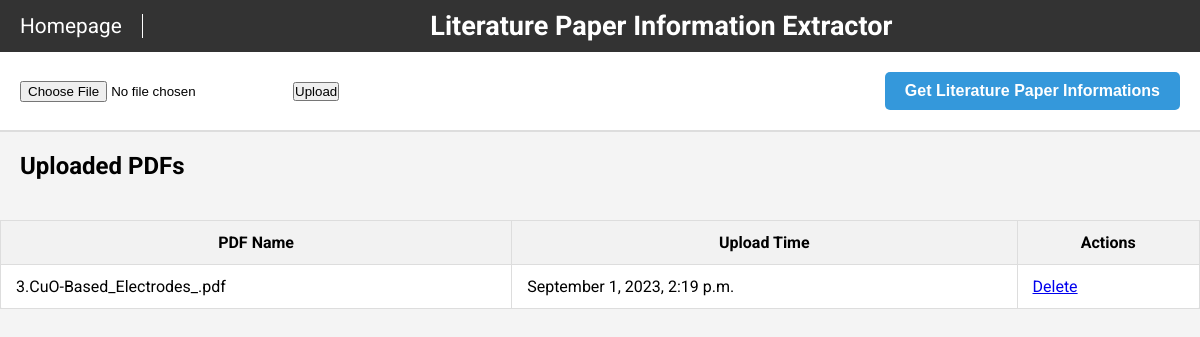
The app's page /Paper_Extractor/extract/, older data.
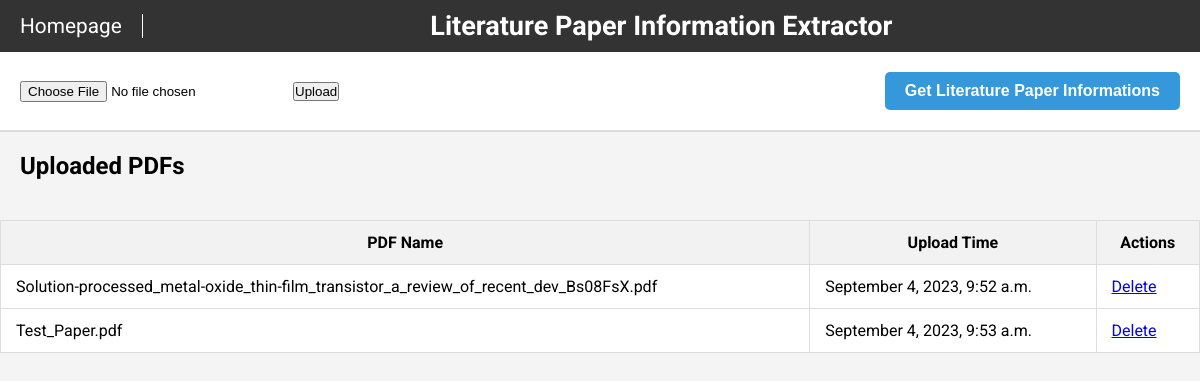
The same page, newer data.
### Paper_Extractor/models.py (models this page shows)
class UploadedPDF(models.Model):
    pdf_file = models.FileField(upload_to='uploaded_pdfs/')
    upload_time = models.DateTimeField(auto_now_add=True)
    @property
    def file_name(self):
        return os.path.basename(self.pdf_file.name)

### Paper_Extractor/views.py (the view)
# urls.py: path('extract/', views.display_upload_page, name='display_upload'),
def display_upload_page(request):
    all_pdfs = UploadedPDF.objects.all()
    return render(request, 'Paper_Extractor/upload.html', {'all_pdfs': all_pdfs})

### Paper_Extractor/templates/Paper_Extractor/upload.html (shortened to what this page needs)
<!DOCTYPE html>
<html lang="en">
<head>
</head>
<body>
    <div class="title-bar">
        <a href="/" class="home-link">Homepage</a>
        <h1>Literature Paper Information Extractor</h1>
    </div>
    <div class="upload-section">
        <form action="{% url 'Paper_Extractor:upload_pdf' %}" method="post" enctype="multipart/form-data" style="display: flex; align-items: center; gap: 20px;">
            <input type="file" name="pdf_file">
            <input type="submit" value="Upload">
        </form>
        <button class="info-button" onclick="location.href='{% url 'Paper_Extractor:extract_dois' %}'">Get Literature Paper Informations</button>
    </div>
    <h2 style="padding: 20px;">Uploaded PDFs</h2>
    <table class="pdf-table">
        <thead>
            <tr>
                <th>PDF Name</th>
                <th>Upload Time</th>
                <th>Actions</th>
            </tr>
        </thead>
        <tbody>
            {% for pdf in all_pdfs %}
            <tr>
                <td>{{ pdf.file_name }}</td>
                <td>{{ pdf.upload_time|date:"F j, Y, P" }}</td>
                <td><a href="{% url 'Paper_Extractor:delete_pdf' pdf.id %}">Delete</a></td>
            </tr>
            {% endfor %}
        </tbody>
    </table>

Row changes from the older to the newer data that the page shows:
removed UploadedPDF: file_name "3.CuO-Based_Electrodes_.pdf", upload_time "September 1, 2023, 2:19 p.m."
added UploadedPDF: file_name "Solution-processed_metal-oxide_thin-film_transistor_a_review_of_recent_dev_Bs08FsX.pdf", upload_time "September 4, 2023, 9:52 a.m."
added UploadedPDF: file_name "Test_Paper.pdf", upload_time "September 4, 2023, 9:53 a.m."
